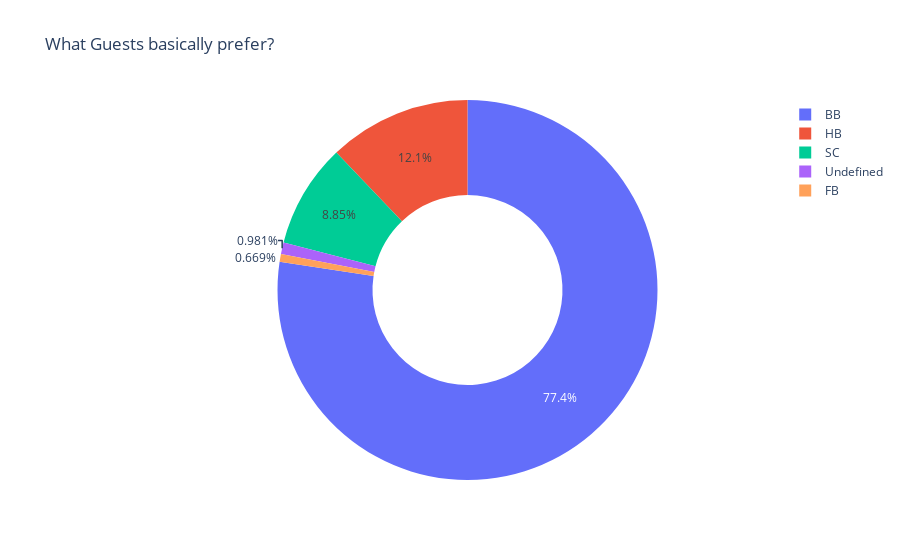

This figure's notebook cell:
### Code cell
px.pie(data,names=data['meal'].value_counts().index,values=data['meal'].value_counts().values,hole=0.5,
       title="What Guests basically prefer?" )

### Figure 1 — Plotly figure (JSON) as saved in the notebook; plotly's stock layout.template omitted (floating-point values rounded to 4 significant figures)
{"data": [{"domain": {"x": [0, 1], "y": [0, 1]}, "hole": 0.5, "hovertemplate": "label=%{label}<br>value=%{value}<extra></extra>", "labels": ["BB", "HB", "SC", "Undefined", "FB"], "legendgroup": "", "name": "", "showlegend": true, "type": "pie", "values": [92236, 14458, 10549, 1169, 798]}], "layout": {"legend": {"tracegroupgap": 0}, "title": {"text": "What Guests basically prefer?"}}}
